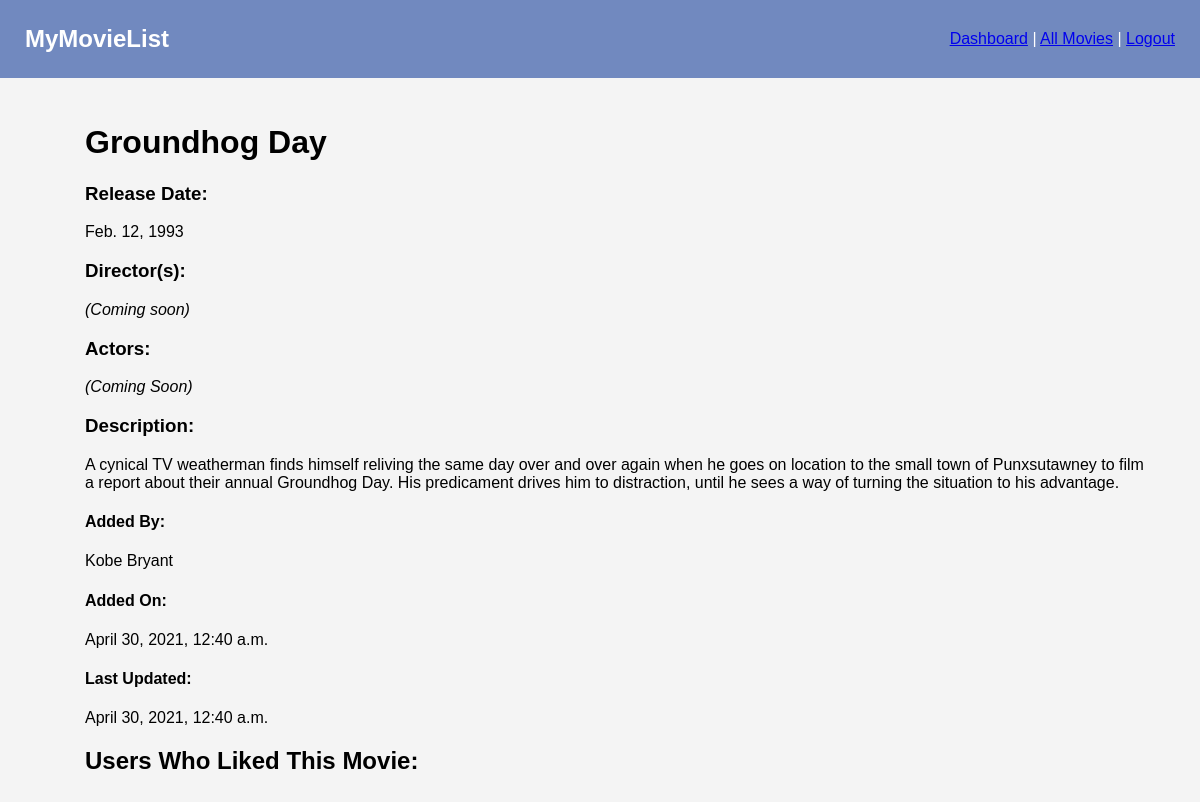
The app's page /movies/3 (signed in) with its own data.
### imdb_app/models.py (models this page shows)
class Movie(models.Model):
    title = models.CharField(max_length = 100)
    release_date = models.DateField()
    desc = models.TextField(max_length = 2000)
    duration = models.IntegerField()
    added_by = models.ForeignKey(User, related_name = 'movies', on_delete = models.CASCADE)
    favorited_by = models.ManyToManyField(User, related_name = 'favorite_movies')
    objects = MovieManager()
    created_at = models.DateTimeField(auto_now_add = True)
    updated_at = models.DateTimeField(auto_now = True)

class User(models.Model):
    first_name = models.CharField(max_length = 45)
    last_name = models.CharField(max_length = 45)
    username = models.CharField(max_length = 20)
    email = models.CharField(max_length = 45)
    password = models.CharField(max_length = 45)
    objects = UserManager()
    created_at = models.DateTimeField(auto_now_add = True)
    updated_at = models.DateTimeField(auto_now = True)

### imdb_app/views.py (the view)
# urls.py: path('movies/<movie_id>', views.showMovie),
def showMovie(request, movie_id):
    context = {
        'logged_in_user' : User.objects.get(id = request.session['user_id']),
        'this_movie' : Movie.objects.get(id = movie_id),
    }
    return render(request, 'movie_details.html', context)

### imdb_app/templates/movie_details.html (shortened to what this page needs)
<!DOCTYPE html>
<html lang="en" class="web-html">
<head>
    {% load static %}
    <meta name="viewport" content="width=device-width, initial-scale=1.0">    <link rel="stylesheet" href="{% static 'css/style.css' %}">
</head>
<header class="nav-header">
    <div>
        <h2>MyMovieList</h2>
    </div>
    <div class="nav-details">
        <p>
            <a href="/dashboard">Dashboard</a>
            |
            <a href="/movies/all">All Movies</a>
            |
            <a href="/logout">Logout</a>
        </p>
    </div>
</header>
<body class="web-body">
    <main>
        <div id="movie-details">
            <ul>
                {% if this_movie.added_by.id == request.session.user_id %}
                    <form action="/movies/{{this_movie.id}}/update" method="post">
                        {% csrf_token %}
                        <h2>
                            Title:
                            <input type="text" name="title" value="{{this_movie.title}}">
                        </h2>
                        <div>
                            <h3>Release Date:</h3>
                            <input type="date" name="release_date" value="{{this_movie.release_date | safe}}" />
                        </div>
                        <div>
                            <h3>Duration(Minutes):</h3>
                            <input type="number" name="duration" value="{{this_movie.duration}}"/>
                        </div>
                        <h3>Added By:</h3>
                        <p>{{this_movie.added_by.first_name}} {{this_movie.added_by.last_name}}</p>
                        <h3>Added On:</h3>
                        <p>{{this_movie.created_at}}</p>
                        <h3>Last Updated:</h3>
                        <p>{{this_movie.updated_at}}</p>
                        <div>
                            <label>Description:</label>
                        </div>
                        <textarea name="desc" cols="30" rows="10">{{this_movie.desc}}</textarea>
                        <div>
                            <button type="submit">Update Movie</button>
                        </div>
                    </form>
                    <div>
                        <form action="/movies/delete/{{this_movie.id}}">
                            <button class="delete-button" type="submit">Delete Movie</button>
                        </form>
                    </div>
                {% else %}
                        <h1>{{this_movie.title}}</h1>
                        <h3>Release Date:</h3>
                        <p>{{this_movie.release_date}}</p>
                        <h3>Director(s):</h3>
                        <p><i>(Coming soon)</i></p>
                        <h3>Actors:</h3>
                        <p><i>(Coming Soon)</i></p>
                        <h3>Description:</h3>
                        <p>{{this_movie.desc}}</p>
                        <h4>Added By:</h4>
                        <p>{{this_movie.added_by.first_name}} {{this_movie.added_by.last_name}}</p>
                        <h4>Added On:</h4>
                        <p>{{this_movie.created_at}}</p>
                        <h4>Last Updated:</h4>
                        <p>{{this_movie.updated_at}}</p>
                {% endif %}
            </ul>
        </div>
        <div id="movie-favorites">
            <ul>
                <h2>Users Who Liked This Movie:</h2>
            </ul>
        </div>
    </main>
</body>
</html>

### imdb_app/static/css/style.css (style rules this page uses)
.web-body, .web-html { margin: auto; height: 100%; font-family: Arial, Helvetica, sans-serif; vertical-align: auto; max-width: 1200px; background-color: #170a19; }
main { background-color: #f4f4f4; padding: 25px; padding-right: 45px; padding-left: 45px; min-height: 100%; max-width: 1200px; }
a { cursor: pointer; }
.nav-header { display: flex; justify-content: space-between; align-items: center; padding-left: 25px; padding-right: 25px; padding-top: 5px; padding-bottom: 5px; background-color: #7189bf; color: white; }
.nav-details { display: flex; }

### records on screen
Movie: title "Groundhog Day", release_date "Feb. 12, 1993", desc "A cynical TV weatherman finds himself reliving the same day over and over again when he goes on location to the small town of Punxsutawney to film a report about their annual Groundhog Day. His predicament drives him to distraction, until he sees a way of turning the situation to his advantage.", added_by.first_name "Kobe", added_by.last_name "Bryant", created_at "April 30, 2021, 12:40 a.m.", updated_at "April 30, 2021, 12:40 a.m."
